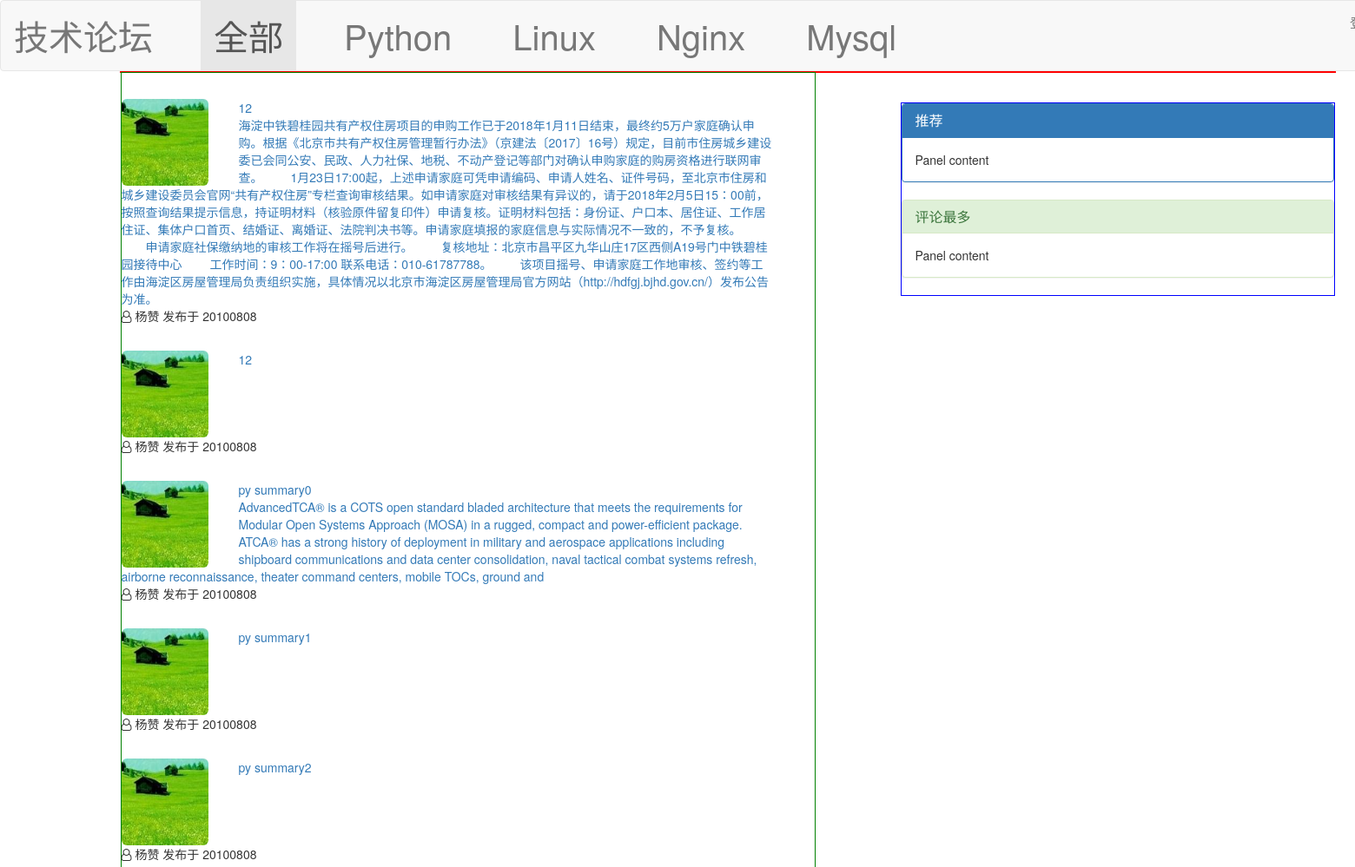
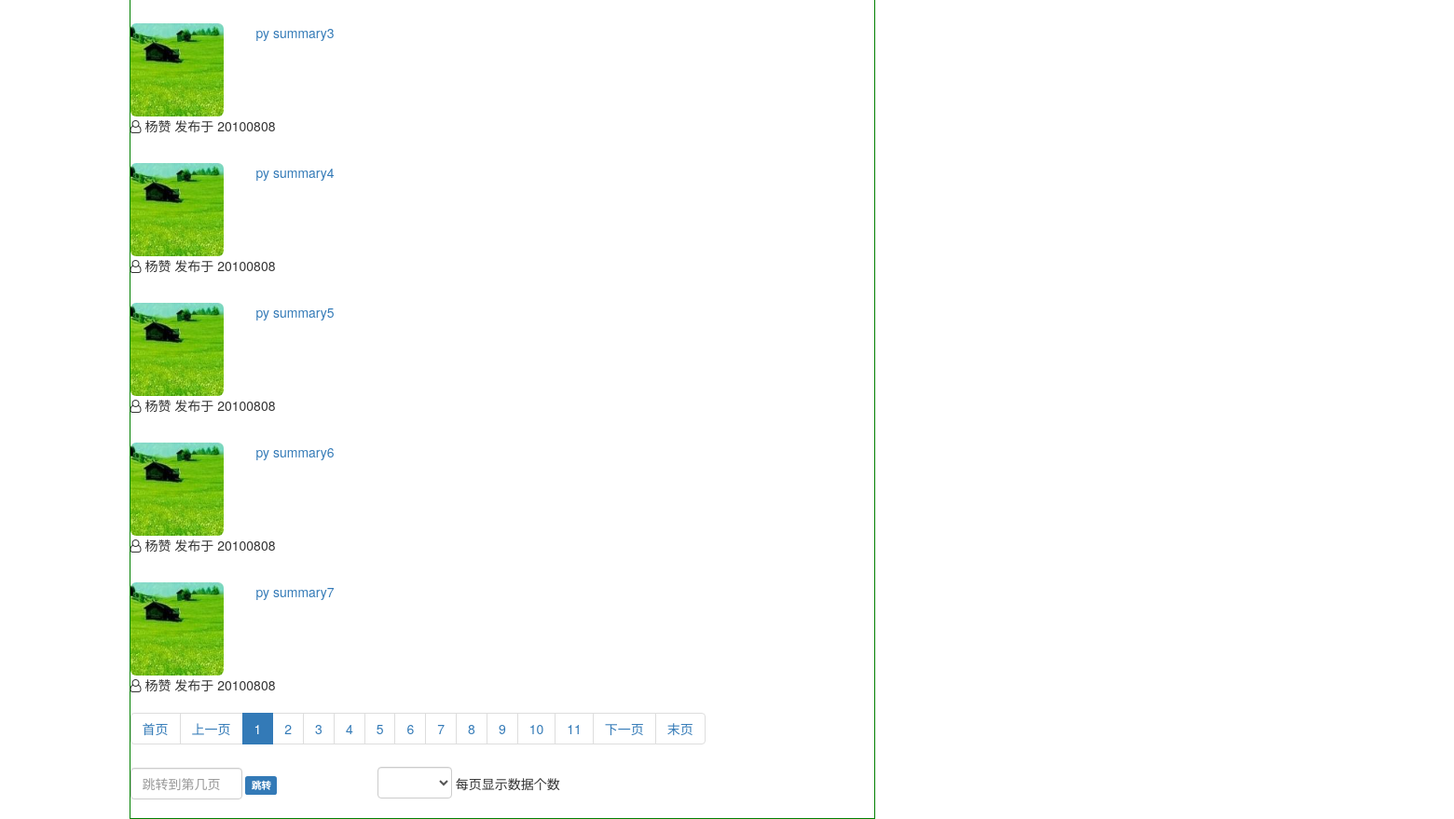
The app's page /web/index with its own data (2 pictures, top to bottom).
### repository/models.py (models this page shows)
class Article(models.Model):
    nid = models.BigAutoField(primary_key=True)
    title = models.CharField(max_length=64)  #文章标题
    summary = models.CharField(max_length=128) #文章总结
    ctime = models.DateTimeField(auto_now_add=True) #创建时间
    read_count = models.IntegerField(default=0)#文章读过多少次
    comment_count = models.IntegerField(default=0)#文章评论过多少次
    up_count = models.IntegerField(default=0)#文章赞过多少次
    down_count = models.IntegerField(default=0)#文章踩过多少次
    article2userinfo = models.ForeignKey(to='UserInfo',on_delete=models.CASCADE,to_field='nid',)#外键、指向用户表
    article2blog = models.ForeignKey(to='Blog',to_field='nid',on_delete=models.CASCADE,related_name='blog2article')#这个文章属于哪个博客
    article2articletype = models.ForeignKey(to='ArticleType',to_field='nid',on_delete=models.CASCADE,related_name='aritcletype2article',null=True)#这个文章属于哪个文章类型,一个文章只属于一个了类型
    article2articletag = models.ManyToManyField(to='ArticleTag',related_name='articletag2article')#文章的标签
    home_choice = (     #主站文章类型分类
        (1, "Python"),
        (2, "Linux"),
        (3, "Nginx"),
        (4, "Mysql"),
    )
    home_choice_id = models.IntegerField(choices=home_choice)

class ArticleDetail(models.Model):
    content = models.TextField()
    detail2article = models.OneToOneField(to='Article',to_field='nid',on_delete=models.CASCADE,related_name='article2detail')#一对一外键、指向Article表

### web/views.py (the view)
# urls.py: url(r'index/(?P<article_id>\d+)',views.index,name='index'),
def index(request,*args,**kwargs):
    if request.method == 'GET':
        if kwargs.get('article_id'):  #article_id是urls.py中正则传过来的，表示用户在主站上哪个类型标签。如果article_id存在，再把它转为整数
            article_id = int(kwargs.get('article_id')) #article_id是用户点的主站的文章类型标签的id，article_id转成整数，方便html中和item.0比较
        else:
            article_id = kwargs.get('article_id')
        if article_id == 0 or not article_id: #如果article_id是0，表示用户点的‘全部’标签
            choice_all_data = models.Article.objects.all()  #choice_all_data表示用户点的类型的所有数据
            article_id = 0 #如果article_id是NULL，也赋成0
        else:
            choice_all_data = models.Article.objects.filter(home_choice_id = article_id)
        article_home_choice = models.Article().home_choice #获取主页的文章有哪些分类，用于在主页上显示
        base_url = reverse('web:index', kwargs=kwargs)  #拼出分页显示时的base_url,url的前缀
        current_page = int(request.GET.get('p', 1))  # 获取要展示第几页,如果没指定p，那么默认显示第一页
        data_count = len(choice_all_data)
        per_page_count = request.COOKIES.get('per_page_count', 10)  # 获取显示多少行的cookie的值,没有cookie时默认显示10行
        if per_page_count != '10' and per_page_count != '30' and per_page_count != '50' and per_page_count != '80':  # 如果读到的cookie不是10/30/50/80
            per_page_count = 10  # 默认每页显示10行
        else:
            per_page_count = int(per_page_count)
        page_obj = Page(current_page=current_page, data_count=data_count, per_page_count=per_page_count,
                        pager_num=11)  # len(LIST)数据的总个数
        data = choice_all_data[page_obj.start():page_obj.end()]  # 获取到当前页要显示的数据
        page_str = page_obj.page_str(base_url)  # 把url的前缀作为参数传给函数，返回要添加到html里的页面的索引
        print('33333base url is',base_url)
        print("article type id is :",article_id)
        return render(request,'index.html',{'li': data,
                                            'page_str': page_str,
                                            'base_url': base_url,
                                            'page_count': page_obj.all_count(),
                                            'article_home_choice':article_home_choice,
                                            'article_id':article_id,})

### utils/page.py (called while the page is built)
    def start(self):
        return (self.current_page - 1) * self.per_page_count  # 一页显示count_per_page个数据

    def end(self):
        return self.current_page * self.per_page_count

    def all_count(self):
        count, yushu = divmod(self.data_count, self.per_page_count)  # 求商和余数,
        if yushu:  # 如果余数不为0
            count += 1  # 总的页数是商+1。count表示总的页数
        return count

### templates/index.html (shortened to what this page needs)
{% extends 'mother.html' %}
{% block content %}
    <div class="content">
      <div class="articleZone">
          {% for item in li %}
          <div>
            <div class="article">
               <div>
                  <a>
                     <img class="img-rounded img"  src="/static/1.jpg">
                      {{ item.summary }}
                      <br>
                      {{ item.article2detail.content }}
                   </a>
               </div>
             </div>
             <div>
                <i class="fa fa-user-o" aria-hidden="true"></i>
                   杨赞 发布于 20100808
             </div>
           </div>
          {% endfor %}
          <div>
                {{ page_str }}
            </div>
            <div>
                <input type="text" class="form-control" style="width: 120px;display: inline-block" placeholder="跳转到第几页">
                <a id='jump' class="label label-primary">跳转</a>
                <span style="display: inline-block;width: 100px">&nbsp</span>
                <select id = 'selNum' class="form-control" style="width: 80px;display: inline-block;">
                </select>
                <span style="display: inline-block;">每页显示数据个数</span>
            </div>
            <br>
      </div>
      <div class="mypanel">
          <div class="panel panel-primary">
              <div class="panel-heading">
                <h3 class="panel-title">推荐</h3>
              </div>
              <div class="panel-body">
                Panel content
              </div>
          </div>
          <div class="panel panel-success">
              <div class="panel-heading">
                <h3 class="panel-title">评论最多</h3>
              </div>
              <div class="panel-body">
                Panel content
              </div>
          </div>
      </div>
    </div>
{% endblock %}

### templates/mother.html (shortened to what this page needs)
<!DOCTYPE html>
<html lang="en">
<head>
    <link rel="stylesheet" href="/static/extra/bootstrap-3.3.7-dist/css/bootstrap.min.css">
    <link rel="stylesheet" href="/static/extra/font-awesome-4.7.0/css/font-awesome.min.css">
    <link rel="stylesheet" href="/static/css/common.css">
</head>
<body style="margin: 0 auto;width:1675px">
 <div class="pg_header">
   <nav class="navbar navbar-default">
    <div class="container-fluid">
     <div class="navbar-header">
       <a class="navbar-brand tab" href="#">技术论坛</a>
     </div>
     <div class="collapse navbar-collapse" id="bs-example-navbar-collapse-1">
       <ul class="nav navbar-nav">
           {% if article_id == 0 %}
               <li class="active"><a href="{% url "web:index" 0 %}" class="tab">全部</a></li>
           {% else %}
               <li><a href="{% url "web:index" 0 %}" class="tab">全部</a></li>
           {% endif %}
           {% for item in article_home_choice%}
               {% if article_id == item.0 %}
                   <li class="active"><a href="{% url "web:index" item.0 %}" class="tab">{{ item.1 }}</a></li>
               {% else %}
                   <li><a href="{% url "web:index" item.0 %}" class="tab">{{ item.1 }}</a></li>
               {% endif %}
           {% endfor %}
        </ul>
       <ul class="nav navbar-nav navbar-right">
         {% if request.session.is_login %}
           <li class="dropdown userdropdown">
           <a href="#" class="dropdown-toggle" data-toggle="dropdown" role="button" aria-haspopup="true" aria-expanded="false">{{ request.session.username }} <span class="caret"></span></a>
           <ul class="dropdown-menu">
             <li><a href="{% url "web:userBlog" blogUser=request.session.username %}">个人主页</a></li>
             <li><a href="#">Another action</a></li>
             <li><a href="#">Something else here</a></li>
             <li role="separator" class="divider"></li>
             <li><a href="{% url "web:logout" %}">注销</a></li>
           </ul>
         </li>
         {% else %}
           <li><a href="{% url 'web:login' %}">登录</a></li>
         {% endif %}
        </ul>
     </div>
   </div>
   </nav>
</div>
    {% block content %} {% endblock %}
</body>
</html>

### static/css/common.css (style rules this page uses)
.pg_header { font-size: 15px; height: 80px; }
.pg_header .tab { font-size:40px; line-height: 50px; margin-left: 40px; }
.content { border: 1px solid red; width: 1400px; margin: 0 auto; margin-top:2px; }
.content .articleZone { border: 1px solid green; float: left; width: 800px }
.content .articleZone .article { min-height:100px; margin-top: 30px; width: 750px; }
.content .articleZone .article .img { float: left; width: 100px; height: 100px; margin-right: 35px }
.content .mypanel { border: 1px solid blue; float: right; width:500px; margin-top: 35px; }

### records on screen
Article: summary "12", article2detail.content "海淀中铁碧桂园共有产权住房项目的申购工作已于2018年1月11日结束，最终约5万户家庭确认申购。根据《北京市共有产权住房管理暂行办法》（京建法〔2017〕16号）规定，目前市住房城乡建设委已会同公安、民政、人力社保、地税、不动产登记等部门对确认申购家庭的购房资格进行联网审查。 1月23日17:00起，上述申请家庭可凭申请编码、申请人姓名、证件号码，至北京市住房和城乡建设委员会官网“共有产权住房”专栏查询审核结果。如申请家庭对审核结果有异议的，请于2018年2月5日15：00前，按照查询结果提示信息，持证明材料（核验原件留复印件）申请复核。证明材料包括：身份证、户口本、居住证、工作居住证、集体户口首页、结婚证、离婚证、法院判决书等。申请家庭填报的家庭信息与实际情况不一致的，不予复核。 申请家庭社保缴纳地的审核工作将在摇号后进行。 复核地址：北京市昌平区九华山庄17区西侧A19号门中铁碧桂园接待中心 工作时间：9：00-17:00 联系电话：010-61787788。 该项目摇号、申请家庭工作地审核、签约等工作由海淀区房屋管理局负责组织实施，具体情况以北京市海淀区房屋管理局官方网站（http://hdfgj.bjhd.gov.cn/）发布公告为准。"
Article: summary "12"
Article: summary "py summary0", article2detail.content "AdvancedTCA® is a COTS open standard bladed architecture that meets the requirements for Modular Open Systems Approach (MOSA) in a rugged, compact and power-efficient package. ATCA® has a strong history of deployment in military and aerospace applications including shipboard communications and data center consolidation, naval tactical combat systems refresh, airborne reconnaissance, theater command centers, mobile TOCs, ground and"
Article: summary "py summary1"
Article: summary "py summary2"
Article: summary "py summary3"
Article: summary "py summary4"
Article: summary "py summary5"
Article: summary "py summary6"
Article: summary "py summary7"

### other values on screen
{{ item.1 }} "Python" "Linux" "Nginx" "Mysql"
{{ page_str }} "首页 上一页 1 2 3 4 5 6 7 8 9 10 11 下一页 末页"
